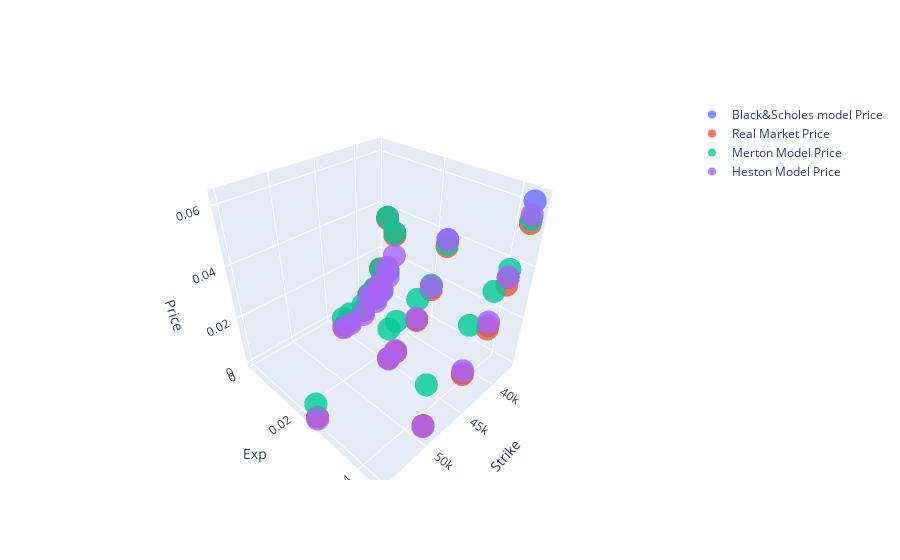

The notebook cell saved with this chart:
### Code cell
x = option.df['K']
y = option.df['_T']
z = option.df['BS_PRICE']
z2 = option.df['mid']
z3 = option.df['MERTON_PRICE']
z4 = option.df['HESTON_PRICE']


#fig = go.Figure(data=[go.Scatter3d(x=x, y=y, z=z , mode='markers', name='BS price')])

fig = go.Figure(data=[go.Scatter3d(x=x, y=y, z=z , mode='markers', name='Black&Scholes model Price', marker=dict(opacity=0.8)),
                      go.Scatter3d(x=x, y=y, z=z2, mode='markers', name='Real Market Price', marker=dict(opacity=0.8)),
                      go.Scatter3d(x=x, y=y, z=z3, mode='markers', name='Merton Model Price', marker=dict(opacity=0.8),),
                      go.Scatter3d(x=x, y=y, z=z4, mode='markers', name='Heston Model Price', marker=dict(opacity=0.8))])


fig.update_scenes(xaxis_title_text='Strike', yaxis_title_text='Exp', zaxis_title_text='Price') 
fig.show()

rms_merton = mean_squared_error(option.df['mid'], option.df['MERTON_PRICE'], squared=False)
rms_bs     = mean_squared_error(option.df['mid'], option.df['BS_PRICE'], squared=False)
rms_heston = mean_squared_error(option.df['mid'], option.df['HESTON_PRICE'], squared=False)

print('Root Mean Squared Error | MERTON = {} %'.format(round(rms_merton*100,6)))
print('Root Mean Squared Error | B&S    = {} %'.format(round(rms_bs*100,6)))
print('Root Mean Squared Error | HESTON    = {} %'.format(round(rms_heston*100,6)))
